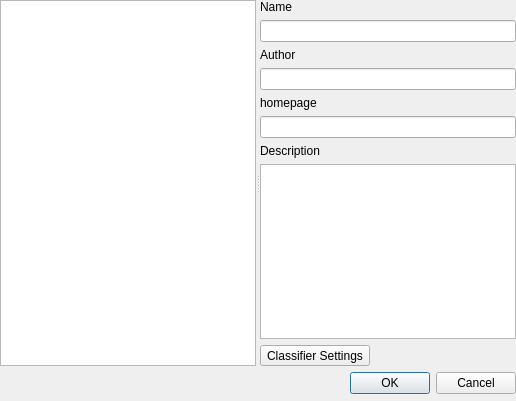
<?xml version="1.0" encoding="UTF-8"?>
<ui version="4.0">
 <class>Dialog</class>
 <widget class="QDialog" name="Dialog">
  <property name="geometry">
   <rect>
    <x>0</x>
    <y>0</y>
    <width>516</width>
    <height>401</height>
   </rect>
  </property>
  <property name="windowTitle">
   <string>Dialog</string>
  </property>
  <widget class="QWidget" name="layoutWidget">
   <property name="geometry">
    <rect>
     <x>0</x>
     <y>0</y>
     <width>516</width>
     <height>394</height>
    </rect>
   </property>
   <layout class="QVBoxLayout" name="verticalLayout_2">
    <item>
     <widget class="QSplitter" name="splitter">
      <property name="orientation">
       <enum>Qt::Horizontal</enum>
      </property>
      <widget class="QListWidget" name="listWidget">
       <property name="sizePolicy">
        <sizepolicy hsizetype="Preferred" vsizetype="Expanding">
         <horstretch>0</horstretch>
         <verstretch>0</verstretch>
        </sizepolicy>
       </property>
      </widget>
      <widget class="QWidget" name="layoutWidget">
       <layout class="QVBoxLayout" name="verticalLayout">
        <item>
         <widget class="QLabel" name="label">
          <property name="text">
           <string>Name</string>
          </property>
         </widget>
        </item>
        <item>
         <widget class="QLineEdit" name="name">
          <property name="readOnly">
           <bool>true</bool>
          </property>
         </widget>
        </item>
        <item>
         <widget class="QLabel" name="label_2">
          <property name="text">
           <string>Author</string>
          </property>
         </widget>
        </item>
        <item>
         <widget class="QLineEdit" name="author">
          <property name="readOnly">
           <bool>true</bool>
          </property>
         </widget>
        </item>
        <item>
         <widget class="QLabel" name="label_3">
          <property name="text">
           <string>homepage</string>
          </property>
         </widget>
        </item>
        <item>
         <widget class="QLineEdit" name="homepage">
          <property name="readOnly">
           <bool>true</bool>
          </property>
         </widget>
        </item>
        <item>
         <widget class="QLabel" name="label_4">
          <property name="text">
           <string>Description</string>
          </property>
         </widget>
        </item>
        <item>
         <widget class="QTextBrowser" name="description"/>
        </item>
        <item>
         <widget class="QToolButton" name="settingsButton">
          <property name="text">
           <string>Classifier Settings</string>
          </property>
         </widget>
        </item>
       </layout>
      </widget>
     </widget>
    </item>
    <item>
     <layout class="QHBoxLayout" name="horizontalLayout">
      <item>
       <spacer name="horizontalSpacer">
        <property name="orientation">
         <enum>Qt::Horizontal</enum>
        </property>
        <property name="sizeHint" stdset="0">
         <size>
          <width>40</width>
          <height>20</height>
         </size>
        </property>
       </spacer>
      </item>
      <item>
       <widget class="QDialogButtonBox" name="buttonBox">
        <property name="orientation">
         <enum>Qt::Horizontal</enum>
        </property>
        <property name="standardButtons">
         <set>QDialogButtonBox::Cancel|QDialogButtonBox::Ok</set>
        </property>
       </widget>
      </item>
     </layout>
    </item>
   </layout>
  </widget>
 </widget>
 <resources/>
 <connections>
  <connection>
   <sender>buttonBox</sender>
   <signal>accepted()</signal>
   <receiver>Dialog</receiver>
   <slot>accept()</slot>
   <hints>
    <hint type="sourcelabel">
     <x>248</x>
     <y>254</y>
    </hint>
    <hint type="destinationlabel">
     <x>157</x>
     <y>274</y>
    </hint>
   </hints>
  </connection>
  <connection>
   <sender>buttonBox</sender>
   <signal>rejected()</signal>
   <receiver>Dialog</receiver>
   <slot>reject()</slot>
   <hints>
    <hint type="sourcelabel">
     <x>316</x>
     <y>260</y>
    </hint>
    <hint type="destinationlabel">
     <x>286</x>
     <y>274</y>
    </hint>
   </hints>
  </connection>
 </connections>
</ui>
